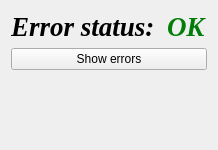
           <widget class="QFrame" name="frame">
            <property name="minimumSize">
             <size>
              <width>0</width>
              <height>150</height>
             </size>
            </property>
            <property name="maximumSize">
             <size>
              <width>16777215</width>
              <height>150</height>
             </size>
            </property>
            <layout class="QVBoxLayout" name="verticalLayout_5">
             <item>
              <layout class="QFormLayout" name="formLayout_2">
               <item row="0" column="0">
                <widget class="QLabel" name="errorLabel">
                 <property name="palette">
                  <palette>
                   <active>
                    <colorrole role="WindowText">
                     <brush brushstyle="SolidPattern">
                      <color alpha="255">
                       <red>0</red>
                       <green>0</green>
                       <blue>0</blue>
                      </color>
                     </brush>
                    </colorrole>
                    <colorrole role="Button">
                     <brush brushstyle="SolidPattern">
                      <color alpha="255">
                       <red>255</red>
                       <green>255</green>
                       <blue>255</blue>
                      </color>
                     </brush>
                    </colorrole>
                    <colorrole role="Light">
                     <brush brushstyle="SolidPattern">
                      <color alpha="255">
                       <red>255</red>
                       <green>255</green>
                       <blue>255</blue>
                      </color>
                     </brush>
                    </colorrole>
                    <colorrole role="Midlight">
                     <brush brushstyle="SolidPattern">
                      <color alpha="255">
                       <red>255</red>
                       <green>255</green>
                       <blue>255</blue>
                      </color>
                     </brush>
                    </colorrole>
                    <colorrole role="Dark">
                     <brush brushstyle="SolidPattern">
                      <color alpha="255">
                       <red>127</red>
                       <green>127</green>
                       <blue>127</blue>
                      </color>
                     </brush>
                    </colorrole>
                    <colorrole role="Mid">
                     <brush brushstyle="SolidPattern">
                      <color alpha="255">
                       <red>170</red>
                       <green>170</green>
                       <blue>170</blue>
                      </color>
                     </brush>
                    </colorrole>
                    <colorrole role="Text">
                     <brush brushstyle="SolidPattern">
                      <color alpha="255">
                       <red>0</red>
                       <green>0</green>
                       <blue>0</blue>
                      </color>
                     </brush>
                    </colorrole>
                    <colorrole role="BrightText">
                     <brush brushstyle="SolidPattern">
                      <color alpha="255">
                       <red>255</red>
                       <green>255</green>
                       <blue>255</blue>
                      </color>
                     </brush>
                    </colorrole>
                    <colorrole role="ButtonText">
                     <brush brushstyle="SolidPattern">
                      <color alpha="255">
                       <red>0</red>
                       <green>0</green>
                       <blue>0</blue>
                      </color>
                     </brush>
                    </colorrole>
                    <colorrole role="Base">
                     <brush brushstyle="SolidPattern">
                      <color alpha="255">
                       <red>255</red>
                       <green>255</green>
                       <blue>255</blue>
                      </color>
                     </brush>
                    </colorrole>
                    <colorrole role="Window">
                     <brush brushstyle="SolidPattern">
                      <color alpha="255">
                       <red>255</red>
                       <green>255</green>
                       <blue>255</blue>
                      </color>
                     </brush>
                    </colorrole>
                    <colorrole role="Shadow">
                     <brush brushstyle="SolidPattern">
                      <color alpha="255">
                       <red>0</red>
                       <green>0</green>
                       <blue>0</blue>
                      </color>
                     </brush>
                    </colorrole>
                    <colorrole role="AlternateBase">
                     <brush brushstyle="SolidPattern">
                      <color alpha="255">
                       <red>255</red>
                       <green>255</green>
                       <blue>255</blue>
                      </color>
                     </brush>
                    </colorrole>
                    <colorrole role="ToolTipBase">
                     <brush brushstyle="SolidPattern">
                      <color alpha="255">
                       <red>255</red>
                       <green>255</green>
                       <blue>220</blue>
                      </color>
                     </brush>
                    </colorrole>
                    <colorrole role="ToolTipText">
                     <brush brushstyle="SolidPattern">
                      <color alpha="255">
                       <red>0</red>
                       <green>0</green>
                       <blue>0</blue>
                      </color>
                     </brush>
                    </colorrole>
                   </active>
                   <inactive>
                    <colorrole role="WindowText">
                     <brush brushstyle="SolidPattern">
                      <color alpha="255">
                       <red>0</red>
                       <green>0</green>
                       <blue>0</blue>
                      </color>
                     </brush>
                    </colorrole>
                    <colorrole role="Button">
                     <brush brushstyle="SolidPattern">
                      <color alpha="255">
                       <red>255</red>
                       <green>255</green>
                       <blue>255</blue>
                      </color>
                     </brush>
                    </colorrole>
                    <colorrole role="Light">
                     <brush brushstyle="SolidPattern">
                      <color alpha="255">
                       <red>255</red>
                       <green>255</green>
                       <blue>255</blue>
                      </color>
                     </brush>
                    </colorrole>
                    <colorrole role="Midlight">
                     <brush brushstyle="SolidPattern">
                      <color alpha="255">
                       <red>255</red>
                       <green>255</green>
                       <blue>255</blue>
                      </color>
                     </brush>
                    </colorrole>
                    <colorrole role="Dark">
                     <brush brushstyle="SolidPattern">
                      <color alpha="255">
                       <red>127</red>
                       <green>127</green>
                       <blue>127</blue>
                      </color>
                     </brush>
                    </colorrole>
                    <colorrole role="Mid">
                     <brush brushstyle="SolidPattern">
                      <color alpha="255">
                       <red>170</red>
                       <green>170</green>
                       <blue>170</blue>
                      </color>
                     </brush>
                    </colorrole>
                    <colorrole role="Text">
                     <brush brushstyle="SolidPattern">
                      <color alpha="255">
                       <red>0</red>
                       <green>0</green>
                       <blue>0</blue>
                      </color>
                     </brush>
                    </colorrole>
                    <colorrole role="BrightText">
                     <brush brushstyle="SolidPattern">
                      <color alpha="255">
                       <red>255</red>
                       <green>255</green>
                       <blue>255</blue>
                      </color>
                     </brush>
                    </colorrole>
                    <colorrole role="ButtonText">
                     <brush brushstyle="SolidPattern">
                      <color alpha="255">
                       <red>0</red>
                       <green>0</green>
                       <blue>0</blue>
                      </color>
                     </brush>
                    </colorrole>
                    <colorrole role="Base">
                     <brush brushstyle="SolidPattern">
                      <color alpha="255">
                       <red>255</red>
                       <green>255</green>
                       <blue>255</blue>
                      </color>
                     </brush>
                    </colorrole>
                    <colorrole role="Window">
                     <brush brushstyle="SolidPattern">
                      <color alpha="255">
                       <red>255</red>
                       <green>255</green>
                       <blue>255</blue>
                      </color>
                     </brush>
                    </colorrole>
                    <colorrole role="Shadow">
                     <brush brushstyle="SolidPattern">
                      <color alpha="255">
                       <red>0</red>
                       <green>0</green>
                       <blue>0</blue>
                      </color>
                     </brush>
                    </colorrole>
                    <colorrole role="AlternateBase">
                     <brush brushstyle="SolidPattern">
                      <color alpha="255">
                       <red>255</red>
                       <green>255</green>
                       <blue>255</blue>
                      </color>
                     </brush>
                    </colorrole>
                    <colorrole role="ToolTipBase">
                     <brush brushstyle="SolidPattern">
                      <color alpha="255">
                       <red>255</red>
                       <green>255</green>
                       <blue>220</blue>
                      </color>
                     </brush>
                    </colorrole>
                    <colorrole role="ToolTipText">
                     <brush brushstyle="SolidPattern">
                      <color alpha="255">
                       <red>0</red>
                       <green>0</green>
                       <blue>0</blue>
                      </color>
                     </brush>
                    </colorrole>
                   </inactive>
                   <disabled>
                    <colorrole role="WindowText">
                     <brush brushstyle="SolidPattern">
                      <color alpha="255">
                       <red>127</red>
                       <green>127</green>
                       <blue>127</blue>
                      </color>
                     </brush>
                    </colorrole>
                    <colorrole role="Button">
                     <brush brushstyle="SolidPattern">
                      <color alpha="255">
                       <red>255</red>
                       <green>255</green>
                       <blue>255</blue>
                      </color>
                     </brush>
                    </colorrole>
                    <colorrole role="Light">
                     <brush brushstyle="SolidPattern">
                      <color alpha="255">
                       <red>255</red>
                       <green>255</green>
                       <blue>255</blue>
                      </color>
                     </brush>
                    </colorrole>
                    <colorrole role="Midlight">
                     <brush brushstyle="SolidPattern">
                      <color alpha="255">
                       <red>255</red>
                       <green>255</green>
                       <blue>255</blue>
                      </color>
                     </brush>
                    </colorrole>
                    <colorrole role="Dark">
                     <brush brushstyle="SolidPattern">
                      <color alpha="255">
                       <red>127</red>
                       <green>127</green>
                       <blue>127</blue>
                      </color>
                     </brush>
                    </colorrole>
                    <colorrole role="Mid">
                     <brush brushstyle="SolidPattern">
                      <color alpha="255">
                       <red>170</red>
                       <green>170</green>
                       <blue>170</blue>
                      </color>
                     </brush>
                    </colorrole>
                    <colorrole role="Text">
                     <brush brushstyle="SolidPattern">
                      <color alpha="255">
                       <red>127</red>
                       <green>127</green>
                       <blue>127</blue>
                      </color>
                     </brush>
                    </colorrole>
                    <colorrole role="BrightText">
                     <brush brushstyle="SolidPattern">
                      <color alpha="255">
                       <red>255</red>
                       <green>255</green>
                       <blue>255</blue>
                      </color>
                     </brush>
                    </colorrole>
                    <colorrole role="ButtonText">
                     <brush brushstyle="SolidPattern">
                      <color alpha="255">
                       <red>127</red>
                       <green>127</green>
                       <blue>127</blue>
                      </color>
                     </brush>
                    </colorrole>
                    <colorrole role="Base">
                     <brush brushstyle="SolidPattern">
                      <color alpha="255">
                       <red>255</red>
                       <green>255</green>
                       <blue>255</blue>
                      </color>
                     </brush>
                    </colorrole>
                    <colorrole role="Window">
                     <brush brushstyle="SolidPattern">
                      <color alpha="255">
                       <red>255</red>
                       <green>255</green>
                       <blue>255</blue>
                      </color>
                     </brush>
                    </colorrole>
                    <colorrole role="Shadow">
                     <brush brushstyle="SolidPattern">
                      <color alpha="255">
                       <red>0</red>
                       <green>0</green>
                       <blue>0</blue>
                      </color>
                     </brush>
                    </colorrole>
                    <colorrole role="AlternateBase">
                     <brush brushstyle="SolidPattern">
                      <color alpha="255">
                       <red>255</red>
                       <green>255</green>
                       <blue>255</blue>
                      </color>
                     </brush>
                    </colorrole>
                    <colorrole role="ToolTipBase">
                     <brush brushstyle="SolidPattern">
                      <color alpha="255">
                       <red>255</red>
                       <green>255</green>
                       <blue>220</blue>
                      </color>
                     </brush>
                    </colorrole>
                    <colorrole role="ToolTipText">
                     <brush brushstyle="SolidPattern">
                      <color alpha="255">
                       <red>0</red>
                       <green>0</green>
                       <blue>0</blue>
                      </color>
                     </brush>
                    </colorrole>
                   </disabled>
                  </palette>
                 </property>
                 <property name="font">
                  <font>
                   <family>Times New Roman</family>
                   <pointsize>20</pointsize>
                   <weight>75</weight>
                   <italic>true</italic>
                   <bold>true</bold>
                  </font>
                 </property>
                 <property name="text">
                  <string>Error status: </string>
                 </property>
                </widget>
               </item>
               <item row="1" column="0" colspan="2">
                <widget class="QPushButton" name="pushButton">
                 <property name="maximumSize">
                  <size>
                   <width>200</width>
                   <height>50</height>
                  </size>
                 </property>
                 <property name="text">
                  <string>Show errors</string>
                 </property>
                </widget>
               </item>
               <item row="0" column="1">
                <widget class="QLabel" name="errorLabel_2">
                 <property name="palette">
                  <palette>
                   <active>
                    <colorrole role="WindowText">
                     <brush brushstyle="SolidPattern">
                      <color alpha="255">
                       <red>2</red>
                       <green>125</green>
                       <blue>10</blue>
                      </color>
                     </brush>
                    </colorrole>
                    <colorrole role="Button">
                     <brush brushstyle="SolidPattern">
                      <color alpha="255">
                       <red>0</red>
                       <green>170</green>
                       <blue>0</blue>
                      </color>
                     </brush>
                    </colorrole>
                    <colorrole role="Light">
                     <brush brushstyle="SolidPattern">
                      <color alpha="255">
                       <red>0</red>
                       <green>255</green>
                       <blue>0</blue>
                      </color>
                     </brush>
                    </colorrole>
                    <colorrole role="Midlight">
                     <brush brushstyle="SolidPattern">
                      <color alpha="255">
                       <red>0</red>
                       <green>212</green>
                       <blue>0</blue>
                      </color>
                     </brush>
                    </colorrole>
                    <colorrole role="Dark">
                     <brush brushstyle="SolidPattern">
                      <color alpha="255">
                       <red>0</red>
                       <green>85</green>
                       <blue>0</blue>
                      </color>
                     </brush>
                    </colorrole>
                    <colorrole role="Mid">
                     <brush brushstyle="SolidPattern">
                      <color alpha="255">
                       <red>0</red>
                       <green>113</green>
                       <blue>0</blue>
                      </color>
                     </brush>
                    </colorrole>
                    <colorrole role="Text">
                     <brush brushstyle="SolidPattern">
                      <color alpha="255">
                       <red>0</red>
                       <green>0</green>
                       <blue>0</blue>
                      </color>
                     </brush>
                    </colorrole>
                    <colorrole role="BrightText">
                     <brush brushstyle="SolidPattern">
                      <color alpha="255">
                       <red>255</red>
                       <green>255</green>
                       <blue>255</blue>
                      </color>
                     </brush>
                    </colorrole>
                    <colorrole role="ButtonText">
                     <brush brushstyle="SolidPattern">
                      <color alpha="255">
                       <red>0</red>
                       <green>0</green>
                       <blue>0</blue>
                      </color>
                     </brush>
                    </colorrole>
                    <colorrole role="Base">
                     <brush brushstyle="SolidPattern">
                      <color alpha="255">
                       <red>255</red>
                       <green>255</green>
                       <blue>255</blue>
                      </color>
                     </brush>
                    </colorrole>
                    <colorrole role="Window">
                     <brush brushstyle="SolidPattern">
                      <color alpha="255">
                       <red>0</red>
                       <green>170</green>
                       <blue>0</blue>
                      </color>
                     </brush>
                    </colorrole>
                    <colorrole role="Shadow">
                     <brush brushstyle="SolidPattern">
                      <color alpha="255">
                       <red>0</red>
                       <green>0</green>
                       <blue>0</blue>
                      </color>
                     </brush>
                    </colorrole>
                    <colorrole role="AlternateBase">
                     <brush brushstyle="SolidPattern">
                      <color alpha="255">
                       <red>127</red>
                       <green>212</green>
                       <blue>127</blue>
                      </color>
                     </brush>
                    </colorrole>
                    <colorrole role="ToolTipBase">
                     <brush brushstyle="SolidPattern">
                      <color alpha="255">
                       <red>255</red>
                       <green>255</green>
                       <blue>220</blue>
                      </color>
                     </brush>
                    </colorrole>
                    <colorrole role="ToolTipText">
                     <brush brushstyle="SolidPattern">
                      <color alpha="255">
                       <red>0</red>
                       <green>0</green>
                       <blue>0</blue>
                      </color>
                     </brush>
                    </colorrole>
                   </active>
                   <inactive>
                    <colorrole role="WindowText">
                     <brush brushstyle="SolidPattern">
                      <color alpha="255">
                       <red>2</red>
                       <green>125</green>
                       <blue>10</blue>
                      </color>
                     </brush>
                    </colorrole>
                    <colorrole role="Button">
                     <brush brushstyle="SolidPattern">
                      <color alpha="255">
                       <red>0</red>
                       <green>170</green>
                       <blue>0</blue>
                      </color>
                     </brush>
                    </colorrole>
                    <colorrole role="Light">
                     <brush brushstyle="SolidPattern">
                      <color alpha="255">
                       <red>0</red>
                       <green>255</green>
                       <blue>0</blue>
                      </color>
                     </brush>
                    </colorrole>
                    <colorrole role="Midlight">
                     <brush brushstyle="SolidPattern">
                      <color alpha="255">
                       <red>0</red>
                       <green>212</green>
                       <blue>0</blue>
                      </color>
                     </brush>
                    </colorrole>
                    <colorrole role="Dark">
                     <brush brushstyle="SolidPattern">
                      <color alpha="255">
                       <red>0</red>
                       <green>85</green>
                       <blue>0</blue>
                      </color>
                     </brush>
                    </colorrole>
                    <colorrole role="Mid">
                     <brush brushstyle="SolidPattern">
                      <color alpha="255">
                       <red>0</red>
                       <green>113</green>
                       <blue>0</blue>
                      </color>
                     </brush>
                    </colorrole>
                    <colorrole role="Text">
                     <brush brushstyle="SolidPattern">
                      <color alpha="255">
                       <red>0</red>
                       <green>0</green>
                       <blue>0</blue>
                      </color>
                     </brush>
                    </colorrole>
                    <colorrole role="BrightText">
                     <brush brushstyle="SolidPattern">
                      <color alpha="255">
                       <red>255</red>
                       <green>255</green>
                       <blue>255</blue>
                      </color>
                     </brush>
                    </colorrole>
                    <colorrole role="ButtonText">
                     <brush brushstyle="SolidPattern">
                      <color alpha="255">
                       <red>0</red>
                       <green>0</green>
                       <blue>0</blue>
                      </color>
                     </brush>
                    </colorrole>
                    <colorrole role="Base">
                     <brush brushstyle="SolidPattern">
                      <color alpha="255">
                       <red>255</red>
                       <green>255</green>
                       <blue>255</blue>
                      </color>
                     </brush>
                    </colorrole>
                    <colorrole role="Window">
                     <brush brushstyle="SolidPattern">
                      <color alpha="255">
                       <red>0</red>
                       <green>170</green>
                       <blue>0</blue>
                      </color>
                     </brush>
                    </colorrole>
                    <colorrole role="Shadow">
                     <brush brushstyle="SolidPattern">
                      <color alpha="255">
                       <red>0</red>
                       <green>0</green>
                       <blue>0</blue>
                      </color>
                     </brush>
                    </colorrole>
                    <colorrole role="AlternateBase">
                     <brush brushstyle="SolidPattern">
                      <color alpha="255">
                       <red>127</red>
                       <green>212</green>
                       <blue>127</blue>
                      </color>
                     </brush>
                    </colorrole>
                    <colorrole role="ToolTipBase">
                     <brush brushstyle="SolidPattern">
                      <color alpha="255">
                       <red>255</red>
                       <green>255</green>
                       <blue>220</blue>
                      </color>
                     </brush>
                    </colorrole>
                    <colorrole role="ToolTipText">
                     <brush brushstyle="SolidPattern">
                      <color alpha="255">
                       <red>0</red>
                       <green>0</green>
                       <blue>0</blue>
                      </color>
                     </brush>
                    </colorrole>
                   </inactive>
                   <disabled>
                    <colorrole role="WindowText">
                     <brush brushstyle="SolidPattern">
                      <color alpha="255">
                       <red>0</red>
                       <green>85</green>
                       <blue>0</blue>
                      </color>
                     </brush>
                    </colorrole>
                    <colorrole role="Button">
                     <brush brushstyle="SolidPattern">
                      <color alpha="255">
                       <red>0</red>
                       <green>170</green>
                       <blue>0</blue>
                      </color>
                     </brush>
                    </colorrole>
                    <colorrole role="Light">
                     <brush brushstyle="SolidPattern">
                      <color alpha="255">
                       <red>0</red>
                       <green>255</green>
                       <blue>0</blue>
                      </color>
                     </brush>
                    </colorrole>
                    <colorrole role="Midlight">
                     <brush brushstyle="SolidPattern">
                      <color alpha="255">
                       <red>0</red>
                       <green>212</green>
                       <blue>0</blue>
                      </color>
                     </brush>
                    </colorrole>
                    <colorrole role="Dark">
                     <brush brushstyle="SolidPattern">
                      <color alpha="255">
                       <red>0</red>
                       <green>85</green>
                       <blue>0</blue>
                      </color>
                     </brush>
                    </colorrole>
                    <colorrole role="Mid">
                     <brush brushstyle="SolidPattern">
                      <color alpha="255">
                       <red>0</red>
                       <green>113</green>
                       <blue>0</blue>
                      </color>
                     </brush>
                    </colorrole>
                    <colorrole role="Text">
                     <brush brushstyle="SolidPattern">
                      <color alpha="255">
                       <red>0</red>
                       <green>85</green>
                       <blue>0</blue>
                      </color>
                     </brush>
                    </colorrole>
                    <colorrole role="BrightText">
                     <brush brushstyle="SolidPattern">
                      <color alpha="255">
                       <red>255</red>
                       <green>255</green>
                       <blue>255</blue>
                      </color>
                     </brush>
                    </colorrole>
                    <colorrole role="ButtonText">
                     <brush brushstyle="SolidPattern">
                      <color alpha="255">
                       <red>0</red>
                       <green>85</green>
                       <blue>0</blue>
                      </color>
                     </brush>
                    </colorrole>
                    <colorrole role="Base">
                     <brush brushstyle="SolidPattern">
                      <color alpha="255">
                       <red>0</red>
                       <green>170</green>
                       <blue>0</blue>
                      </color>
                     </brush>
                    </colorrole>
                    <colorrole role="Window">
                     <brush brushstyle="SolidPattern">
                      <color alpha="255">
                       <red>0</red>
                       <green>170</green>
                       <blue>0</blue>
                      </color>
                     </brush>
                    </colorrole>
                    <colorrole role="Shadow">
                     <brush brushstyle="SolidPattern">
                      <color alpha="255">
                       <red>0</red>
                       <green>0</green>
                       <blue>0</blue>
                      </color>
                     </brush>
                    </colorrole>
                    <colorrole role="AlternateBase">
                     <brush brushstyle="SolidPattern">
                      <color alpha="255">
                       <red>0</red>
                       <green>170</green>
                       <blue>0</blue>
                      </color>
                     </brush>
                    </colorrole>
                    <colorrole role="ToolTipBase">
                     <brush brushstyle="SolidPattern">
                      <color alpha="255">
                       <red>255</red>
                       <green>255</green>
                       <blue>220</blue>
                      </color>
                     </brush>
                    </colorrole>
                    <colorrole role="ToolTipText">
                     <brush brushstyle="SolidPattern">
                      <color alpha="255">
                       <red>0</red>
                       <green>0</green>
                       <blue>0</blue>
                      </color>
                     </brush>
                    </colorrole>
                   </disabled>
                  </palette>
                 </property>
                 <property name="font">
                  <font>
                   <family>Times New Roman</family>
                   <pointsize>20</pointsize>
                   <weight>75</weight>
                   <italic>true</italic>
                   <bold>true</bold>
                  </font>
                 </property>
                 <property name="text">
                  <string>OK</string>
                 </property>
                </widget>
               </item>
              </layout>
             </item>
            </layout>
           </widget>
